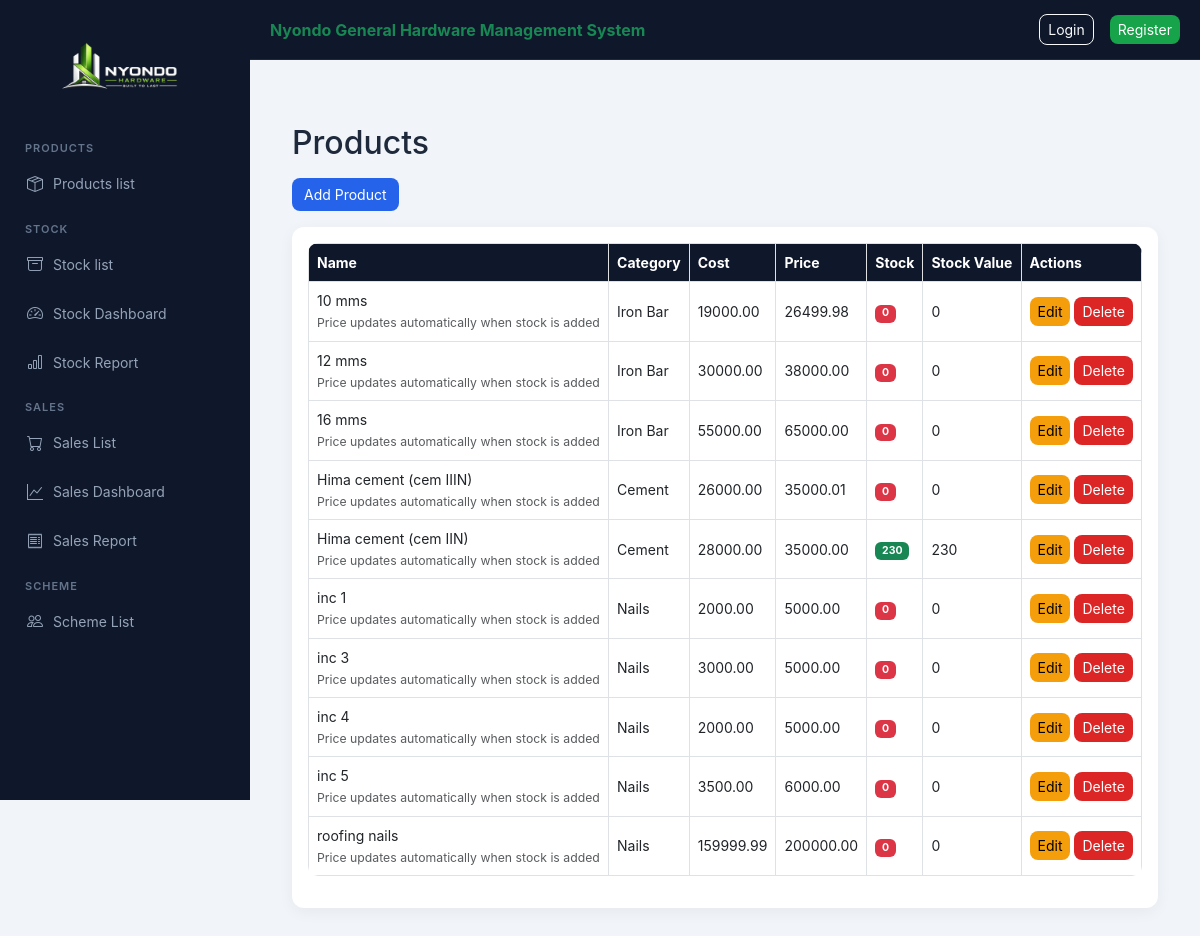
/nyondo/products/, run on the app's committed database.
### nyondo_app/models.py (models this page shows, shortened)
class Product(models.Model):
    CATEGORY_CHOICES = [
        ("cement", "Cement"),
        ("iron_bar", "Iron Bar"),
        ("iron_sheets", "Iron Sheets"),
        ("others", "Others"),
        ("nails", "Nails"),
        ("paint", "Paint"),
    ]
    category_name = models.CharField(max_length=20, choices=CATEGORY_CHOICES)
    product_name = models.CharField(max_length=100)
    unit_cost = models.DecimalField(max_digits=12, decimal_places=2, default=0)
    unit_price = models.DecimalField(max_digits=12, decimal_places=2, default=0)
    description = models.TextField(blank=True)
    def total_stock(self):
        return self.stock_set.aggregate(
            total=Sum("quantity_available")
        )["total"] or 0

### nyondo_app/views.py (the view)
# urls.py: path("products/", views.product_list, name="product_list"),
def product_list(request):
    return render(request, "product_list.html", {
        "products": Product.objects.all().order_by("product_name")
    })

### nyondo_app/templates/product_list.html
{% extends "base.html" %}
{% block content %}
<h2 class="mb-3">Products</h2>
<a href="{% url 'product_create' %}" class="btn btn-primary mb-3">
    Add Product
</a>
<div class="card p-3">
<table class="table table-hover table-bordered align-middle">
<thead class="table-light">
<tr>
    <th>Name</th>
    <th>Category</th>
    <th>Cost</th>
    <th>Price</th>
    <th>Stock</th>
    <th>Stock Value</th>
    <th>Actions</th>
</tr>
</thead>
<tbody>
{% for p in products %}
<tr>
    <td>
        {{ p.product_name }}
        <br>
        <small class="text-muted">
            Price updates automatically when stock is added
        </small>
    </td>
    <td>{{ p.get_category_name_display }}</td>
    <td>{{ p.unit_cost|floatformat:2 }}</td>
    <td>{{ p.unit_price|floatformat:2 }}</td>
    <td>
        {% if p.total_stock > 0 %}
            <span class="badge bg-success">
                {{ p.total_stock }}
            </span>
        {% else %}
            <span class="badge bg-danger">
                0
            </span>
        {% endif %}
    </td>
    <td>
        {{ p.total_stock|default:0|floatformat:0|add:"0" }}
    </td>
    <td>
        <a href="{% url 'edit_product' p.id %}"
           class="btn btn-warning btn-sm">
           Edit
        </a>
        <a href="{% url 'delete_product' p.id %}"
           class="btn btn-danger btn-sm">
           Delete
        </a>
    </td>
</tr>
{% empty %}
<tr>
    <td colspan="7" class="text-center text-muted">
        No products available
    </td>
</tr>
{% endfor %}
</tbody>
</table>
</div>
{% endblock %}

### static/css/style.css (style rules this page uses)
:root { --primary: #2563eb; --success: #16a34a; --dark: #0f172a; --dark-light: #1e293b; --warning: #f59e0b; --bg: #f1f5f9; --text: #1e293b; }
* { margin: 0; padding: 0; box-sizing: border-box; }
body { font-family: "Inter", "Segoe UI", sans-serif; background: var(--bg); color: var(--text); }
a { text-decoration: none; }
.card { border: none; border-radius: 12px; background: white; padding: 20px; box-shadow: 0 4px 15px rgba(0,0,0,0.05); }
.table { background: white; border-radius: 10px; overflow: hidden; }
.table th { background: var(--dark); color: white; font-size: 14px; }
.table td { font-size: 14px; vertical-align: middle; }
.btn { border-radius: 8px; font-size: 14px; }
.btn-primary { background: var(--primary); border: none; }
.btn-danger { background: #dc2626; border: none; }
.btn-warning { background: var(--warning); border: none; }

### data on the page
Product: product_name "10 mms", category_name "Iron Bar", unit_cost "19000.00", unit_price "26499.98", total_stock|add "0"
Product: product_name "12 mms", category_name "Iron Bar", unit_cost "30000.00", unit_price "38000.00", total_stock|add "0"
Product: product_name "16 mms", category_name "Iron Bar", unit_cost "55000.00", unit_price "65000.00", total_stock|add "0"
Product: product_name "Hima cement (cem IIIN)", category_name "Cement", unit_cost "26000.00", unit_price "35000.01", total_stock|add "0"
Product: product_name "Hima cement (cem IIN)", category_name "Cement", unit_cost "28000.00", unit_price "35000.00", total_stock "230", total_stock|add "230"
Product: product_name "inc 1", category_name "Nails", unit_cost "2000.00", unit_price "5000.00", total_stock|add "0"
Product: product_name "inc 3", category_name "Nails", unit_cost "3000.00", unit_price "5000.00", total_stock|add "0"
Product: product_name "inc 4", category_name "Nails", unit_cost "2000.00", unit_price "5000.00", total_stock|add "0"
Product: product_name "inc 5", category_name "Nails", unit_cost "3500.00", unit_price "6000.00", total_stock|add "0"
Product: product_name "roofing nails", category_name "Nails", unit_cost "159999.99", unit_price "200000.00", total_stock|add "0"
